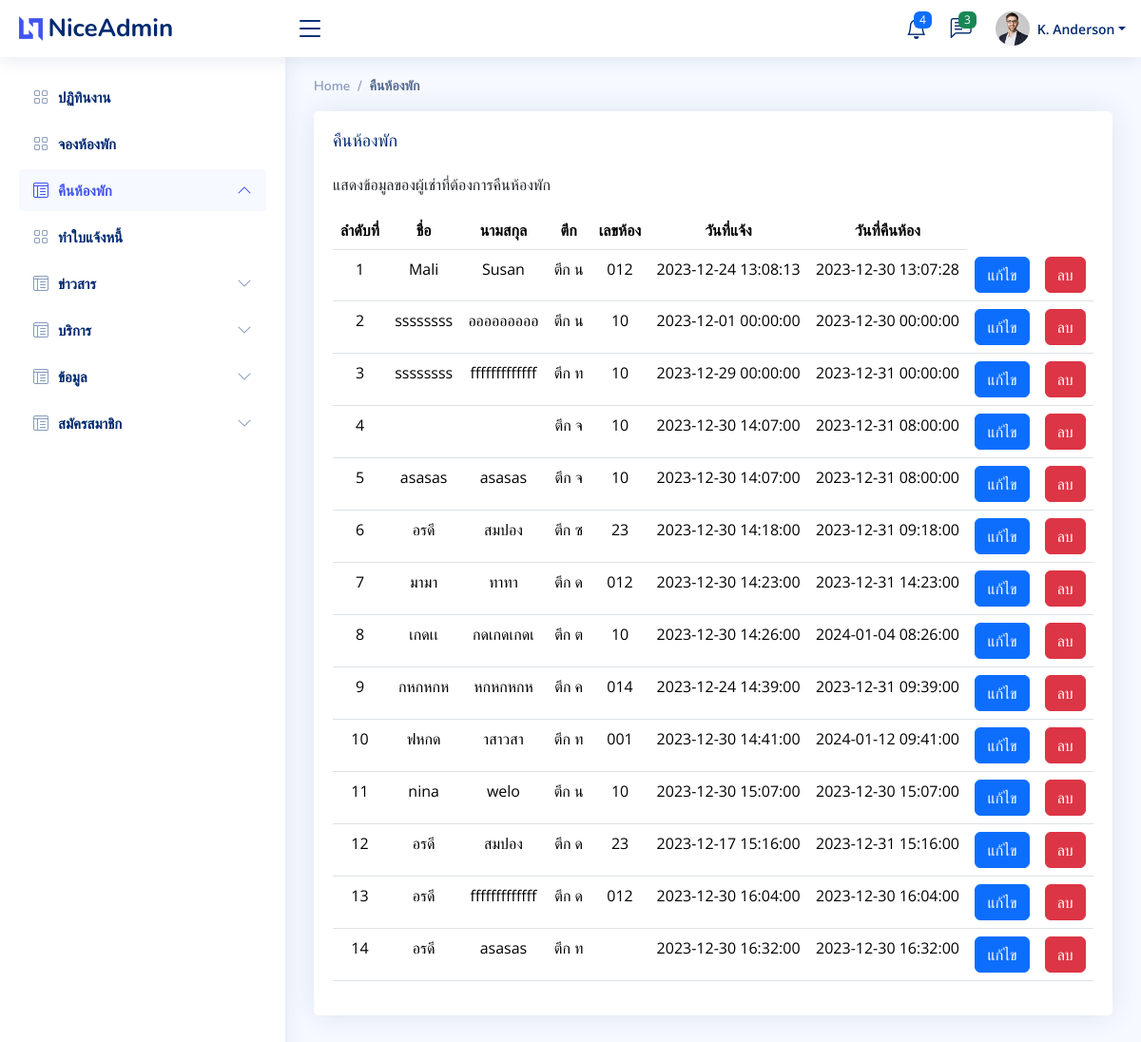
The app's page /admin/checkout/check_out.php with its own data.
### tables this page shows
CREATE TABLE `checkout_notify` (
  `checkout_notifyID` int(10) NOT NULL COMMENT 'รหัสการแจ้งออก',
  `firstname` varchar(50) NOT NULL COMMENT 'ชื่อ',
  `lastname` varchar(50) NOT NULL COMMENT 'นามสกุล',
  `build` varchar(10) NOT NULL COMMENT 'ตึก',
  `num_room` varchar(10) NOT NULL COMMENT 'เลขห้อง',
  `processing_date` datetime NOT NULL COMMENT 'วันที่แจ้ง',
  `checkout_date` datetime NOT NULL COMMENT 'วันที่ย้ายออก'
);

### admin/checkout/check_out.php (the view, shortened to what this page needs)
<!DOCTYPE html>
<html lang="en">
<head>
<?php require('../../connect/connect.php');
  $SQL = "SELECT * FROM checkout_notify ";
  $stmt = $con->query($SQL);
  $i = 0;
  ?>
  <link href="../assets/vendor/bootstrap/css/bootstrap.min.css" rel="stylesheet">
  <link href="../assets/vendor/bootstrap-icons/bootstrap-icons.css" rel="stylesheet">
  <link href="../assets/vendor/boxicons/css/boxicons.min.css" rel="stylesheet">
  <link href="../assets/vendor/quill/quill.snow.css" rel="stylesheet">
  <link href="../assets/vendor/quill/quill.bubble.css" rel="stylesheet">
  <link href="../assets/vendor/remixicon/remixicon.css" rel="stylesheet">
  <link href="../assets/vendor/simple-datatables/style.css" rel="stylesheet">
  <link href="../assets/css/style.css" rel="stylesheet">
</head>
<body>
  <header id="header" class="header fixed-top d-flex align-items-center">
    <div class="d-flex align-items-center justify-content-between">
      <a href="../homepage_admin.php" class="logo d-flex align-items-center">
        <img src="../assets/img/logo.png" alt="">
        <span class="d-none d-lg-block">NiceAdmin</span>
      </a>
      <i class="bi bi-list toggle-sidebar-btn"></i>
    </div>
    <nav class="header-nav ms-auto">
      <ul class="d-flex align-items-center">
        <li class="nav-item dropdown">
          <a class="nav-link nav-icon" href="#" data-bs-toggle="dropdown">
            <i class="bi bi-bell"></i>
            <span class="badge bg-primary badge-number">4</span>
          </a>
        </li>
        <li class="nav-item dropdown">
          <a class="nav-link nav-icon" href="#" data-bs-toggle="dropdown">
            <i class="bi bi-chat-left-text"></i>
            <span class="badge bg-success badge-number">3</span>
          </a>
        </li>
        <li class="nav-item dropdown pe-3">
          <a class="nav-link nav-profile d-flex align-items-center pe-0" href="#" data-bs-toggle="dropdown">
            <img src="../assets/img/profile-img.jpg" alt="Profile" class="rounded-circle">
            <span class="d-none d-md-block dropdown-toggle ps-2">K. Anderson</span>
          </a>
        </li>
      </ul>
    </nav>
  </header>
  <aside id="sidebar" class="sidebar">
    <ul class="sidebar-nav" id="sidebar-nav">
      <li class="nav-item">
        <a class="nav-link collapsed" href="../homepage_admin.php">
          <i class="bi bi-grid"></i>
          <span>ปฏิทินงาน</span>
        </a>
      </li>
      <li class="nav-item">
        <a class="nav-link collapsed" href="../rentroom/rentroom.php">
          <i class="bi bi-grid"></i>
          <span>จองห้องพัก</span>
        </a>
      </li>
      <li class="nav-item">
        <a class="nav-link " data-bs-target="#checkout-nav" data-bs-toggle="collapse" href="#">
          <i class="bi bi-layout-text-window-reverse"></i><span>คืนห้องพัก</span><i class="bi bi-chevron-down ms-auto"></i>
        </a>
      </li>
      <li class="nav-item">
        <a class="nav-link collapsed" href="../payment/invoice.php">
          <i class="bi bi-grid collapsed"></i>
          <span>ทำใบแจ้งหนี้</span>
        </a>
      </li>
      <li class="nav-item">
        <a class="nav-link collapsed" data-bs-target="#news-nav" data-bs-toggle="collapse" href="#">
          <i class="bi bi-layout-text-window-reverse"></i><span>ข่าวสาร</span><i class="bi bi-chevron-down ms-auto"></i>
        </a>
      </li>
      <li class="nav-item">
        <a class="nav-link collapsed" data-bs-target="#service-nav" data-bs-toggle="collapse" href="#">
          <i class="bi bi-layout-text-window-reverse"></i><span>บริการ</span><i class="bi bi-chevron-down ms-auto"></i>
        </a>
      </li>
      <li class="nav-item">
        <a class="nav-link collapsed" data-bs-target="#info-nav" data-bs-toggle="collapse" href="#">
          <i class="bi bi-layout-text-window-reverse"></i><span>ข้อมูล</span><i class="bi bi-chevron-down ms-auto"></i>
        </a>
      </li>
      <li class="nav-item">
                <a class="nav-link collapsed" data-bs-target="#register-nav" data-bs-toggle="collapse" href="#">
                    <i class="bi bi-layout-text-window-reverse"></i><span>สมัครสมาชิก</span><i
                        class="bi bi-chevron-down ms-auto"></i>
                </a>
            </li>
    </ul>
  </aside>
  <main id="main" class="main">
    <div class="pagetitle">
      <nav>
        <ol class="breadcrumb">
          <li class="breadcrumb-item"><a href="../homepage_admin.php">Home</a></li>
          <li class="breadcrumb-item active">คืนห้องพัก</li>
        </ol>
      </nav>
    </div>
    <section class="section">
      <div class="row">
        <div class="col-lg-12">
          <div class="card">
            <div class="card-body">
              <h5 class="card-title">คืนห้องพัก</h5>
              <p>แสดงข้อมูลของผู้เช่าที่ต้องการคืนห้องพัก </p>
              <table class="table datatable">
              <thead>
                  <tr>
                  <th> <div align="center">ลำดับที่</div></th>
                  <th> <div align="center">ชื่อ</div></th>
                  <th> <div align="center">นามสกุล</div></th>
                  <th> <div align="center">ตึก</div></th>
                  <th> <div align="center">เลขห้อง</div></th>
                  <th> <div align="center">วันที่แจ้ง</div></th>
                  <th> <div align="center">วันที่คืนห้อง</div></th>
                  </tr>
                </thead>
                <tbody>
                <?php
                            while ($row = $stmt->fetch(PDO::FETCH_ASSOC)) {
                                $i = $i+ 1;
                                $firstname =$row["firstname"];
                                $lastname =$row["lastname"];
                                $build= $row["build"];
                                $num_room= $row["num_room"];
                                $processing_date= $row["processing_date"];
                                $checkout_date= $row["checkout_date"];
                        ?>
                  <tr>
                      <td><div align="center"><?php echo $i ?></div></td>
                      <td><div align="center"><?php echo $firstname ?></div></td>
                      <td><div align="center"><?php echo $lastname ?></div></td>
                      <td><div align="center"><?php echo $build ?></div></td>
                      <td><div align="center"><?php echo $num_room ?></div></td>
                      <td><div align="center"><?php echo $processing_date ?></div></td>
                      <td><div align="center"><?php echo $checkout_date ?></div></td>
                      <td><div align="center"><button type="button" class="btn btn-primary" >แก้ไข</button></div></td>
                      <td><div ><button type="button" class="btn btn-danger">ลบ</button></div></td>
                   </tr>
                   <?php
                        }
                        ?>
                </tbody>
              </table>
            </div>
          </div>
        </div>
      </div>
    </section>
  </main>
</body>
</html>

### admin/assets/css/style.css (style rules this page uses)
:root { scroll-behavior: smooth; }
body { font-family: "Open Sans", sans-serif; background: #f6f9ff; color: #444444; }
a { color: #4154f1; text-decoration: none; }
h1, h2, h3, h4, h5, h6 { font-family: "Nunito", sans-serif; }
#main { margin-top: 60px; padding: 20px 30px; transition: all 0.3s; }
.pagetitle { margin-bottom: 10px; }
.card { margin-bottom: 30px; border: none; border-radius: 5px; box-shadow: 0px 0 30px rgba(1, 41, 112, 0.1); }
.card-title { padding: 20px 0 15px 0; font-size: 18px; font-weight: 500; color: #012970; font-family: "Poppins", sans-serif; }
.card-body { padding: 0 20px 20px 20px; }
.breadcrumb { font-size: 14px; font-family: "Nunito", sans-serif; color: #899bbd; font-weight: 600; }
.breadcrumb a { color: #899bbd; transition: 0.3s; }
.breadcrumb .breadcrumb-item::before { color: #899bbd; }
.breadcrumb .active { color: #51678f; font-weight: 600; }
.logo { line-height: 1; }
@media (min-width: 1200px) { .logo { width: 280px; } }
.logo img { max-height: 26px; margin-right: 6px; }
.logo span { font-size: 26px; font-weight: 700; color: #012970; font-family: "Nunito", sans-serif; }
.header { transition: all 0.5s; z-index: 997; height: 60px; box-shadow: 0px 2px 20px rgba(1, 41, 112, 0.1); background-color: #fff; padding-left: 20px; }
.header .toggle-sidebar-btn { font-size: 32px; padding-left: 10px; cursor: pointer; color: #012970; }
.header-nav ul { list-style: none; }
.header-nav>ul { margin: 0; padding: 0; }
.header-nav .nav-icon { font-size: 22px; color: #012970; margin-right: 25px; position: relative; }
.header-nav .nav-profile { color: #012970; }
.header-nav .nav-profile img { max-height: 36px; }
.header-nav .nav-profile span { font-size: 14px; font-weight: 600; }
.header-nav .badge-number { position: absolute; inset: -2px -5px auto auto; font-weight: normal; font-size: 12px; padding: 3px 6px; }
.sidebar { position: fixed; top: 60px; left: 0; bottom: 0; width: 300px; z-index: 996; transition: all 0.3s; padding: 20px; overflow-y: auto; scrollbar-width: thin; scrollbar-color: #aab7cf transparent; box-shadow: 0px 0px 20px rgba(1, 41, 112, 0.1); background-color: #fff; }
@media (min-width: 1200px) { #main, #footer { margin-left: 300px; } }
.sidebar-nav { padding: 0; margin: 0; list-style: none; }
.sidebar-nav li { padding: 0; margin: 0; list-style: none; }
.sidebar-nav .nav-item { margin-bottom: 5px; }
.sidebar-nav .nav-link { display: flex; align-items: center; font-size: 15px; font-weight: 600; color: #4154f1; transition: 0.3; background: #f6f9ff; padding: 10px 15px; border-radius: 4px; }
.sidebar-nav .nav-link i { font-size: 16px; margin-right: 10px; color: #4154f1; }
.sidebar-nav .nav-link.collapsed { color: #012970; background: #fff; }
.sidebar-nav .nav-link.collapsed i { color: #899bbd; }
.sidebar-nav .nav-link .bi-chevron-down { margin-right: 0; transition: transform 0.2s ease-in-out; }
.sidebar-nav .nav-link:not(.collapsed) .bi-chevron-down { transform: rotate(180deg); }

### records on screen
checkout_notify: firstname "Mali", lastname "Susan", build "ตึก น", num_room "012", processing_date "2023-12-24 13:08:13", checkout_date "2023-12-30 13:07:28"
checkout_notify: firstname "ssssssss", lastname "อออออออออ", build "ตึก น", num_room "10", processing_date "2023-12-01 00:00:00", checkout_date "2023-12-30 00:00:00"
checkout_notify: firstname "ssssssss", lastname "fffffffffffff", build "ตึก ท", num_room "10", processing_date "2023-12-29 00:00:00", checkout_date "2023-12-31 00:00:00"
checkout_notify: build "ตึก จ", num_room "10", processing_date "2023-12-30 14:07:00", checkout_date "2023-12-31 08:00:00"
checkout_notify: firstname "asasas", lastname "asasas", build "ตึก จ", num_room "10", processing_date "2023-12-30 14:07:00", checkout_date "2023-12-31 08:00:00"
checkout_notify: firstname "อรดี", lastname "สมปอง", build "ตึก ซ", num_room "23", processing_date "2023-12-30 14:18:00", checkout_date "2023-12-31 09:18:00"
checkout_notify: firstname "มามา", lastname "ทาทา", build "ตึก ด", num_room "012", processing_date "2023-12-30 14:23:00", checkout_date "2023-12-31 14:23:00"
checkout_notify: firstname "เกดเเ", lastname "กดเกดเกดเ", build "ตึก ต", num_room "10", processing_date "2023-12-30 14:26:00", checkout_date "2024-01-04 08:26:00"
checkout_notify: firstname "กหกหกห", lastname "หกหกหกห", build "ตึก ค", num_room "014", processing_date "2023-12-24 14:39:00", checkout_date "2023-12-31 09:39:00"
checkout_notify: firstname "ฟหกด", lastname "าสาวสา", build "ตึก ท", num_room "001", processing_date "2023-12-30 14:41:00", checkout_date "2024-01-12 09:41:00"
checkout_notify: firstname "nina", lastname "welo", build "ตึก น", num_room "10", processing_date "2023-12-30 15:07:00", checkout_date "2023-12-30 15:07:00"
checkout_notify: firstname "อรดี", lastname "สมปอง", build "ตึก ด", num_room "23", processing_date "2023-12-17 15:16:00", checkout_date "2023-12-31 15:16:00"
checkout_notify: firstname "อรดี", lastname "fffffffffffff", build "ตึก ด", num_room "012", processing_date "2023-12-30 16:04:00", checkout_date "2023-12-30 16:04:00"
checkout_notify: firstname "อรดี", lastname "asasas", build "ตึก ท", processing_date "2023-12-30 16:32:00", checkout_date "2023-12-30 16:32:00"
